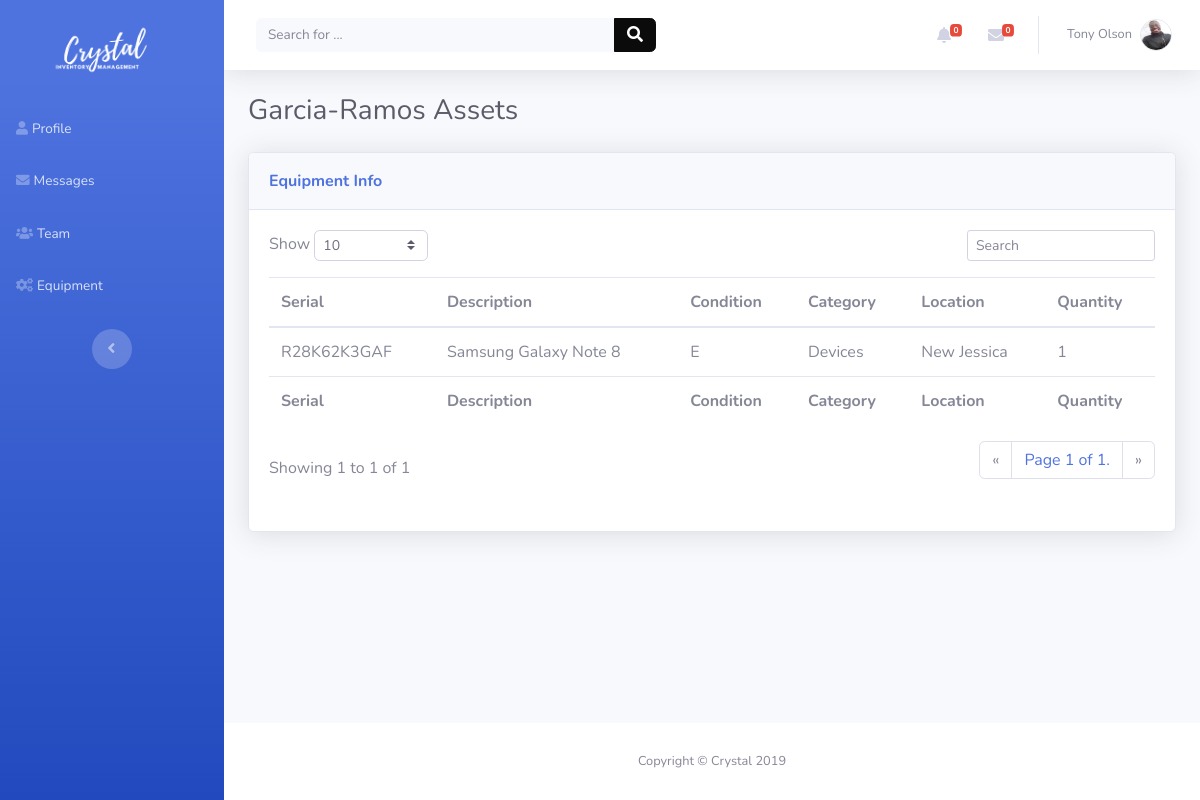
Page /equipments/ (signed in) on the committed database.
### dashboard/models.py (models this page shows, shortened)
class User(AbstractUser):
    username = None
    first_name = models.CharField(_('first name'), max_length=30, blank=True)
    last_name = models.CharField(_('last name'), max_length=150, blank=True)
    email = models.EmailField(_('email address'), unique=True)
    is_active = models.BooleanField(_("active"), default=False, help_text=_(
        'Designates whether this user should be treated as active. '
        'Unselect this instead of deleting accounts.'
    ), )
    USERNAME_FIELD = 'email'
    REQUIRED_FIELDS = []
    objects = UserManager()

class Employee(models.Model):
    user = models.OneToOneField(User, models.CASCADE)
    username = models.CharField(max_length=20)
    image = models.ImageField(upload_to=user_directory_path)
    location = models.ForeignKey(Location, on_delete=models.CASCADE, default=1)

class Company(models.Model):
    name = models.CharField(max_length=50, help_text='Name of Company')
    verbose_name_plural = 'Companies'

class Equipment(models.Model):
    POSSIBLE_EQUIPMENT_CONDITIONS = [
        ('VP', 'Very Poor'),
        ('F', 'Fair'),
        ('G', 'Good'),
        ('E', 'Excellent'),
    ]
    serial = models.CharField(max_length=20, primary_key=True)
    description = models.TextField(help_text="Enter details on equipment")
    price = models.IntegerField()
    vendor = models.EmailField(help_text="Enter Vendor's email address")
    condition = models.CharField(max_length=20,
                                 choices=POSSIBLE_EQUIPMENT_CONDITIONS)
    category = models.ForeignKey(Category, on_delete=models.CASCADE)
    location = models.ForeignKey(Location, on_delete=models.CASCADE)
    quantity = models.IntegerField(default=1)
    def __init__(self, *args, **kwargs):
        super().__init__(*args, **kwargs)
        months = ['Jan', 'Feb', 'Apr', 'May', 'Jun', 'Jul', 'Aug', 'Sep',
                  'Oct', 'Nov', 'Dec']
        year = timezone.now().year
        month = months[timezone.now().month - 1]
        month_asset = \
            AssetLog.objects.get_or_create(company=self.location.company,
                                           year=year, month=month)[0]
        assets = month_asset.assets + float(self.price)
        month_asset.assets = assets
        month_asset.save()

class Category(models.Model):
    name = models.CharField(max_length=20, help_text='New category')
    company = models.ForeignKey(Company, on_delete=models.CASCADE)

class Location(models.Model):
    name = models.CharField(
        max_length=20, help_text='Name to identify branch location of Company')
    address = models.TextField(help_text='Address of Office', null=True)
    city = models.CharField(max_length=20, help_text='City', null=True)
    country = models.CharField(max_length=20, help_text='Country', null=True)
    company = models.ForeignKey(Company, on_delete=models.CASCADE)

### dashboard/views.py (the view)
# urls.py: path('equipments/', views.equipments, name='equipments'),
@login_required
def equipments(request):
    if request.method == "GET":
        user = request.user
        alerts, unread_messages = unread_messages_notification(user)
        company = user.employee.location.company
        equipments_list = Equipment.objects.filter(location__company=company).order_by(
            'description')
        equipments = pager(equipments_list, request)
        return render(request, 'equipments.html',
                      {'company': company, 'equipments': equipments, 'unread_messages': unread_messages,
                       'alerts': alerts})

### dashboard/templatetags/profile_extras.py (called while the page is built)
@register.filter(name='has_group')
def has_group(user, group_name):
    return user.groups.filter(name=group_name).exists()

@register.filter
def count(value):
    return len(value)

### dashboard/views.py (called while the page is built)
def pager(list, request):
    if "num" in request.GET.keys():
        number = int(request.GET["num"])
    else:
        number = 10
    paginator = Paginator(list, number)
    page = request.GET.get('page')
    equipments = paginator.get_page(page)
    return equipments

def unread_messages_notification(user):
    unread_messages = user.inbox_messages.filter(from_user_id__gte=2, read=False).order_by('-date_sent')
    alerts = user.inbox_messages.filter(from_user_id=1, read=False).order_by('-date_sent')
    return alerts, unread_messages

### templates/equipments.html (shortened to what this page needs)
{% extends 'base_nav.html' %}
{% load static %}
{% load profile_extras %}
{% block content %}
    <div class="container-fluid">
        <h3 class="text-dark mb-4">{{ company.name }} Assets</h3>
        <div class="card shadow">
            <div class="card-header py-3">
                <p class="text-primary m-0 font-weight-bold">Equipment Info</p>
            </div>
            <div class="card-body">
                <div class="row">
                    <div class="col-md-6 text-nowrap">
                        <div id="dataTable_length" class="dataTables_length" aria-controls="dataTable">
                            <form method="get" action="{% url 'equipments' %}">
                                <label>Show&nbsp;<select name="num" onchange="this.form.submit()"
                                                         class="form-control form-control-sm custom-select custom-select-sm">
                                    <option value="10" selected="">10</option>
                                </select>&nbsp;</label>
                            </form>
                        </div>
                    </div>
                    <div class="col-md-6">
                        <div class="text-md-right dataTables_filter" id="dataTable_filter"><label><input
                                type="search" class="form-control form-control-sm"
                                aria-controls="dataTable" placeholder="Search"></label></div>
                    </div>
                </div>
                <div class="table-responsive table mt-2" id="dataTable" role="grid"
                     aria-describedby="dataTable_info">
                    <table class="table dataTable my-0" id="dataTable">
                        <thead>
                        <tr>
                            <th>Serial</th>
                            <th>Description</th>
                            <th>Condition</th>
                            <th>Category</th>
                            <th>Location</th>
                            <th>Quantity</th>
                        </tr>
                        </thead>
                        <tbody>
                        {% for equipment in equipments %}
                            <tr class="position-relative">
                                <td>
                                    <a class="stretched-link text-gray-600" style="text-decoration: none"
                                       href="{% url 'equipment' equipment.serial %}">{{ equipment.serial }}</a>
                                </td>
                                <td>{{ equipment.description }}</td>
                                <td>{{ equipment.condition }}</td>
                                <td>{{ equipment.category.name }}</td>
                                <td>{{ equipment.location.name }}</td>
                                <td>{{ equipment.quantity }}</td>
                            </tr>
                        {% empty %}
                            <p>There are no equipments in this company.</p>
                        {% endfor %}
                        </tbody>
                        <tfoot>
                        <tr>
                            <td><strong>Serial</strong></td>
                            <td><strong>Description</strong></td>
                            <td><strong>Condition</strong></td>
                            <td><strong>Category</strong></td>
                            <td><strong>Location</strong></td>
                            <td><strong>Quantity</strong></td>
                        </tr>
                        </tfoot>
                    </table>
                </div>
                <div class="row">
                    <div class="col-md-6 align-self-center">
                        <p id="dataTable_info" class="dataTables_info" role="status" aria-live="polite">
                            Showing 1 to {{ equipments|count }} of {{ equipments.paginator.count }}</p>
                    </div>
                    <div class="col-md-6">
                        <nav
                                class="d-lg-flex justify-content-lg-end dataTables_paginate paging_simple_numbers">
                            <ul class="pagination">
                                {% if equipments.has_previous %}
                                    <li class="page-item">
                                        <a class="page-link" href="?page={{ equipments.previous_page_number }}"
                                           aria-label="Previous">
                                            {% else %}
                                    <li class="page-item disabled">
                                    <a class="page-link" href="#"
                                       aria-label="Previous">
                                {% endif %}<span aria-hidden="true">«</span></a></li>
                                <li class="page-item"><p class="page-link" style="background-color: white!important;">
                                    Page {{ equipments.number }} of {{ equipments.paginator.num_pages }}.</p></li>
                                {% if equipments.has_next %}
                                    <li class="page-item">
                                        <a class="page-link" href="?page={{ equipments.next_page_number }}"
                                           aria-label="Next">
                                            {% else %}
                                    <li class="page-item disabled">
                                    <a class="page-link" href="#"
                                       aria-label="Next">
                                {% endif %}<span aria-hidden="true">»</span></a></li>
                            </ul>
                        </nav>
                    </div>
                </div>
            </div>
        </div>
    </div>
{% endblock %}

### templates/base_nav.html (shortened to what this page needs)
{% extends 'base.html' %}
{% load static %}
{% load profile_extras %}
{% block sidenav %}
    <nav class="navbar navbar-dark align-items-start sidebar sidebar-dark accordion bg-gradient-primary p-0"
         id="page-top">
        <div class="container-fluid d-flex flex-column p-0">
            <a class="navbar-brand d-flex justify-content-center align-items-center sidebar-brand mt-3 mb-3"
               href="{% url 'home' %}">
                <img src="{% static "img/crystal-ims blue.png" %}" style="height: 5vw">
            </a>
            <ul class="nav navbar-nav text-light" id="accordionSidebar">
                <li class="nav-item" role="presentation"><a class="nav-link" href="{% url 'profile' %}"><i
                        class="fas fa-user"></i><span>Profile</span></a></li>
                <li class="nav-item" role="presentation"><a class="nav-link" href="{% url 'messages' %}"><i
                        class="fas fa-envelope"></i><span>Messages</span></a></li>
                <li class="nav-item" role="presentation"><a class="nav-link" href="{% url 'team' %}"><i
                        class="fas fa-users"></i><span>Team</span></a></li>
                <li class="nav-item" role="presentation"><a class="nav-link" href="{% url 'equipments' %}"><i
                        class="fas fa-cogs"></i><span>Equipment</span></a></li>
            </ul>
            <div class="text-center d-none d-md-inline">
                <button class="btn rounded-circle border-0" id="sidebarToggle"
                        type="button"></button>
            </div>
        </div>
    </nav>
{% endblock %}
{% block topnav %}
    <nav class="navbar navbar-light navbar-expand bg-white shadow mb-4 topbar static-top">
        <div class="container-fluid">
            <form class="form-inline d-none d-sm-inline-block mr-auto ml-md-3 my-2 my-md-0 mw-100 navbar-search">
                <div class="input-group"><input class="bg-light form-control border-0 small" type="text"
                                                placeholder="Search for ...">
                    <div class="input-group-append">
                        <button class="btn btn-primary py-0" type="button"><i
                                class="fas fa-search"></i></button>
                    </div>
                </div>
            </form>
            <ul class="nav navbar-nav flex-nowrap ml-auto">
                <li class="nav-item dropdown no-arrow mx-1" role="presentation">
                    <div class="nav-item dropdown no-arrow"><a class="dropdown-toggle nav-link"
                                                               data-toggle="dropdown"
                                                               aria-expanded="false" href="#"><span
                            class="badge badge-danger badge-counter">{{ alerts|count }}</span><i
                            class="fas fa-bell fa-fw"></i></a>
                    </div>
                </li>
                <li class="nav-item dropdown no-arrow mx-1" role="presentation">
                    <div class="nav-item dropdown no-arrow"><a class="dropdown-toggle nav-link"
                                                               data-toggle="dropdown"
                                                               aria-expanded="false" href="#"><i
                            class="fas fa-envelope fa-fw"></i><span
                            class="badge badge-danger badge-counter">{{ unread_messages|count }}</span></a>
                    </div>
                </li>
                <li class="nav-item dropdown no-arrow" role="presentation">
                    <div class="nav-item dropdown no-arrow"><a class="dropdown-toggle nav-link"
                                                               data-toggle="dropdown"
                                                               aria-expanded="false" href="#"><span
                            class="d-none d-lg-inline mr-2 text-gray-600 small">{{ request.user.first_name }}
                        {{ request.user.last_name }}</span><img class="border rounded-circle img-profile"
                                                                src="
                                                                        {{ MEDIA_URL }}{{ request.user.employee.image|urlencode }}"></a>
                    </div>
                </li>
            </ul>
        </div>
    </nav>
{% endblock %}

### rows in the picture
User: user.first_name "Tony", user.last_name "Olson", user.employee.image|urlencode (picture)
Company: name "Garcia-Ramos"
Equipment: serial "R28K62K3GAF", description "Samsung Galaxy Note 8", condition "E", category.name "Devices", location.name "New Jessica", quantity "1"

### other values in the picture
{{ alerts|count }} "0"
{{ unread_messages|count }} "0"
{{ equipments|count }} "1"
{{ equipments.paginator.count }} "1"
{{ equipments.number }} "1"
{{ equipments.paginator.num_pages }} "1"
